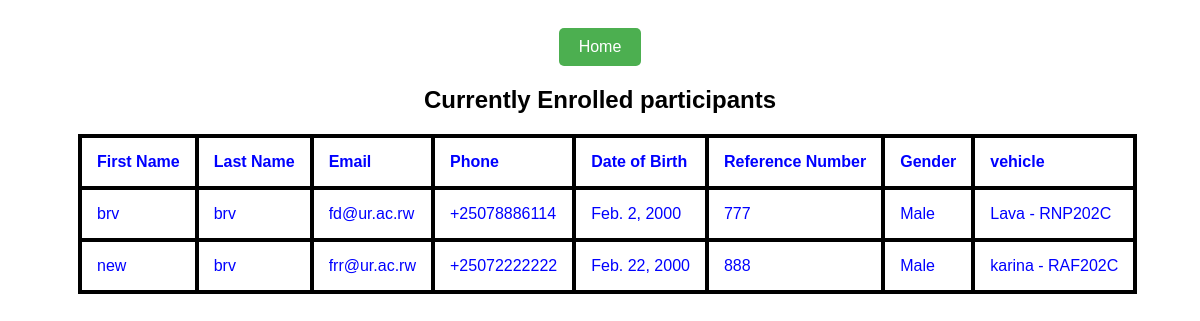
The app's page /participant-list/ with its own data.
### valide/models.py (models this page shows, shortened)
class Participant(models.Model):
    GENDER_CHOICES = [
        ('Male', 'Male'),
        ('Female', 'Female'),
        ('Other', 'Other'),
    ]
    first_name = models.CharField(max_length=50)
    mid_name = models.CharField(max_length=50, blank=True, null=True)
    last_name = models.CharField(max_length=50)
    email = models.EmailField(validators=[RegexValidator(r'@ur\.ac\.rw$')],unique=True)
    phone = models.CharField(
        max_length=12,
        validators=[
            RegexValidator(
                regex=r'^\+250\d{1,9}$',
                message='Enter a valid phone number starting with +250 and followed by  9 digits.',
            )
        ]
    )
    date_of_birth = models.DateField()
    reference_number = models.IntegerField(validators=[MinValueValidator(99), MaxValueValidator(999)])
    gender = models.CharField(max_length=10, choices=GENDER_CHOICES)
    vehicle = models.ForeignKey('vehicle', on_delete=models.SET_NULL, null=True, blank=True)

class vehicle(models.Model):
    model = models.CharField(max_length=50)
    make = models.CharField(max_length=50)
    license = models.CharField(max_length=20)
    manufacture_date = models.DateField(validators=[
        MinValueValidator(datetime(2000, 1, 1).date())
    ])
    plate_number = models.CharField(
        max_length=10,
        unique=True,
        validators=[
            RegexValidator(
                regex=r'^RA[A-H]{1}\d{3}[A-Z]$|^(RNP|RDF)\d{3}[A-Z]$|^(IT|GR|GP|\w{1,6})$',
                message='Enter a valid plate number.',
            )
        ]
    )
    def __str__(self):
        return f"{self.model} - {self.plate_number}"

### valide/views.py (the view)
# urls.py: path('participant-list/', ParticipantListView.as_view(), name='participant_list'),
class ParticipantListView(View):
    template_name = 'participant_list.html'
    def get(self, request):
        participants = Participant.objects.all()
        return render(request, self.template_name, {'participants': participants})

### valide/templates/participant_list.html (shortened to what this page needs)
<!DOCTYPE html>
<html lang="en">
<head>
</head>
<body>
    <header>
        <a href="{% url 'home' %}" class="action-button">Home</a>
    </header>
    <h2>Currently Enrolled participants</h2>
    {% if participants %}
        <table>
            <thead>
                <tr>
                    <th>First Name</th>
                    <th>Last Name</th>
                    <th>Email</th>
                    <th>Phone</th>
                    <th>Date of Birth</th>
                    <th>Reference Number</th>
                    <th>Gender</th>
                    <th>vehicle</th>
                </tr>
            </thead>
            <tbody>
                {% for participant in participants %}
                    <tr>
                        <td>{{ participant.first_name }}</td>
                        <td>{{ participant.last_name }}</td>
                        <td>{{ participant.email }}</td>
                        <td>{{ participant.phone }}</td>
                        <td>{{ participant.date_of_birth }}</td>
                        <td>{{ participant.reference_number }}</td>
                        <td>{{ participant.gender }}</td>
                        <td>{{ participant.vehicle }}</td>
                    </tr>
                {% endfor %}
            </tbody>
        </table>
    {% else %}
        <p>No participants found.</p>
    {% endif %}
</body>
</html>

### valide/templates/participant_list.html (style rules this page uses)
table, td, th { border: 4px solid #000000; text-align: left; }
table { border-collapse: collapse; width: fit-content; margin-left: 50px; border-radius: 5px; border-color: black; border-block: 5px; color: blue; }
th, td { padding: 15px; block-size: 5px; }
body { font-family:Impact, Haettenschweiler, 'Arial Narrow Bold', sans-serif; text-align: center; padding: 20px; background-image: url('https://img.freepik.com/free-photo/ai-generated-house-design_23-2150666385.jpg?t=st=1702985862~exp=1702989462~hmac=91ea70e4192984ee17dc8880a3ed8302f8cf24e3a9c7c3b94de2da7580691bd6&w=900'); background-size: cover; background-position: center; background-repeat: no-repeat; }
.action-button { display: inline-block; padding: 10px 20px; font-size: 16px; text-align: center; text-decoration: none; background-color: #4CAF50; color: #fff; border: none; border-radius: 5px; cursor: pointer; transition: background-color 0.3s; }

### records on screen
Participant: first_name "brv", last_name "brv", email "fd@ur.ac.rw", phone "+25078886114", date_of_birth "Feb. 2, 2000", reference_number "777", gender "Male", vehicle "Lava - RNP202C"
Participant: first_name "new", last_name "brv", email "frr@ur.ac.rw", phone "+25072222222", date_of_birth "Feb. 22, 2000", reference_number "888", gender "Male", vehicle "karina - RAF202C"
